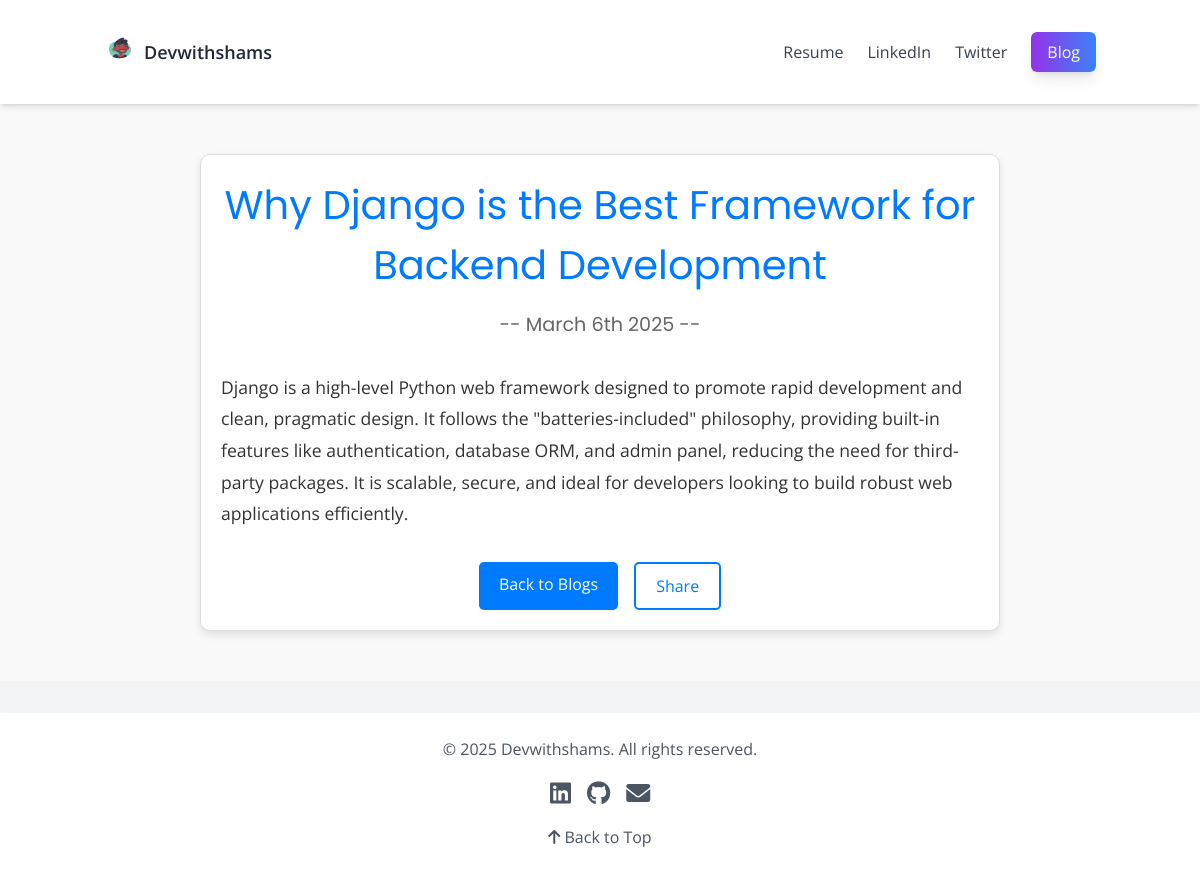
Page /blog/3/ on the committed database.
### blog/models.py (models this page shows, shortened)
class Blog(models.Model):
    title = models.CharField(max_length=200)
    description = models.TextField()
    date = models.DateField()

### blog/views.py (the view)
# urls.py: path('<int:blog_id>/', views.detail, name='detail'),
def detail(request, blog_id):
    blog = get_object_or_404(Blog, pk=blog_id)
    return render(request, 'blog/detail.html', {'blog': blog})

### blog/templates/blog/detail.html
{% extends "portfolio/base.html" %}
{% load static %}
{% block content %}
<section id="blog-detail" class="blog-detail-section">
    <div class="container">
        <h1>{{ blog.title }}</h1>
        <h2 class="blog-date">-- {{ blog.date|date:'F jS Y' }} --</h2>
        <div class="blog-content">
            <p>{{ blog.description|safe }}</p>
        </div>
        <div class="blog-actions">
            <a href="{% url 'blog:all_blogs' %}" class="btn btn-primary">Back to Blogs</a>
            <a href="#" class="btn btn-secondary">Share</a>
        </div>
    </div>
</section>
{% endblock %}

### portfolio/static/portfolio/style.css (style rules this page uses)
:root { --primary-color: #007bff; --secondary-color: #ff5722; --background-color: #f9f9f9; --text-color: #333; --dark-bg: #1a1a1a; --white: #ffffff; --gray: #666; --transition: all 0.3s ease; }
body { font-family: 'Open Sans', sans-serif; margin: 0; padding: 0; background-color: var(--background-color); color: var(--text-color); line-height: 1.6; }
a { color: var(--primary-color); text-decoration: none; transition: var(--transition); }
h1, h2, h3, h4, h5, h6 { font-family: 'Poppins', sans-serif; font-weight: 600; margin: 0 0 1rem; }
.btn { padding: 10px 20px; border-radius: 5px; text-decoration: none; transition: var(--transition); }
.btn-primary { background-color: var(--secondary-color); color: var(--white); }
.btn-secondary { background-color: transparent; border: 2px solid var(--white); color: var(--white); }
:root { --primary-color: #007bff; --secondary-color: #ff5722; --background-color: #f9f9f9; --text-color: #333; --white: #ffffff; --transition: all 0.3s ease; }
.btn-primary { background-color: #ff5722; color: #ffffff; }
.btn-secondary { background-color: transparent; border: 2px solid #ffffff; color: #ffffff; }
.blog-detail-section { padding: 50px 20px; background-color: var(--background-color); text-align: center; }
.blog-detail-section .container { max-width: 800px; margin: 0 auto; padding: 20px; background-color: var(--white); border: 1px solid #ddd; border-radius: 10px; box-shadow: 0 4px 8px rgba(0, 0, 0, 0.1); }
.blog-detail-section h1 { font-size: 2.5rem; margin-bottom: 1rem; color: var(--primary-color); }
.blog-detail-section .blog-date { font-size: 1.2rem; color: var(--gray); margin-bottom: 2rem; }
.blog-detail-section .blog-content { text-align: left; font-size: 1.1rem; line-height: 1.8; color: var(--text-color); }
.blog-detail-section .blog-content p { margin-bottom: 1.5rem; }
.blog-detail-section .blog-actions { display: flex; justify-content: center; gap: 1rem; margin-top: 2rem; }
.blog-detail-section .btn { padding: 10px 20px; border-radius: 5px; text-decoration: none; transition: var(--transition); }
.blog-detail-section .btn-primary { background-color: var(--primary-color); color: var(--white); }
.blog-detail-section .btn-secondary { background-color: transparent; border: 2px solid var(--primary-color); color: var(--primary-color); }

### rows in the picture
Blog: title "Why Django is the Best Framework for Backend Development", date "March 6th 2025", description "Django is a high-level Python web framework designed to promote rapid development and clean, pragmatic design. It follows the \"batteries-included\" philosophy, providing built-in features like authentication, database ORM, and admin panel, reducing the need for third-party packages. It is scalable, secure, and ideal for developers looking to build robust web applications efficiently."
